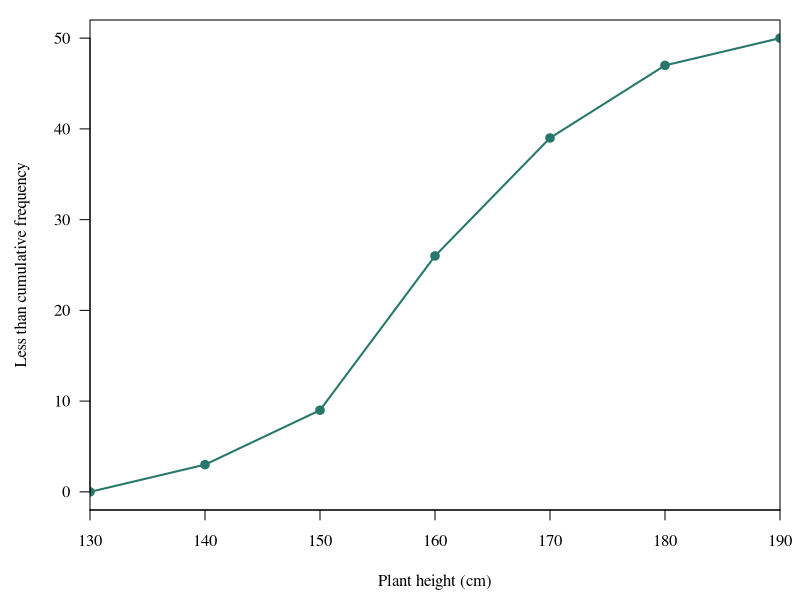
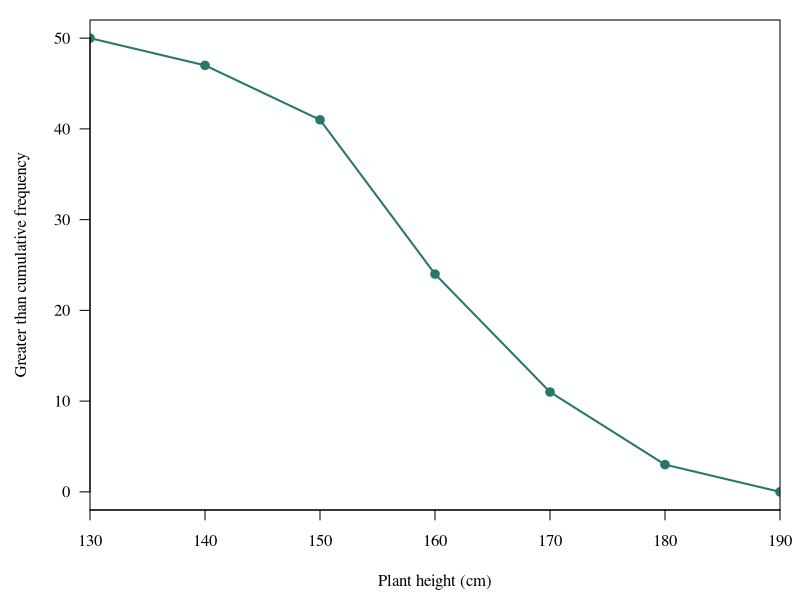
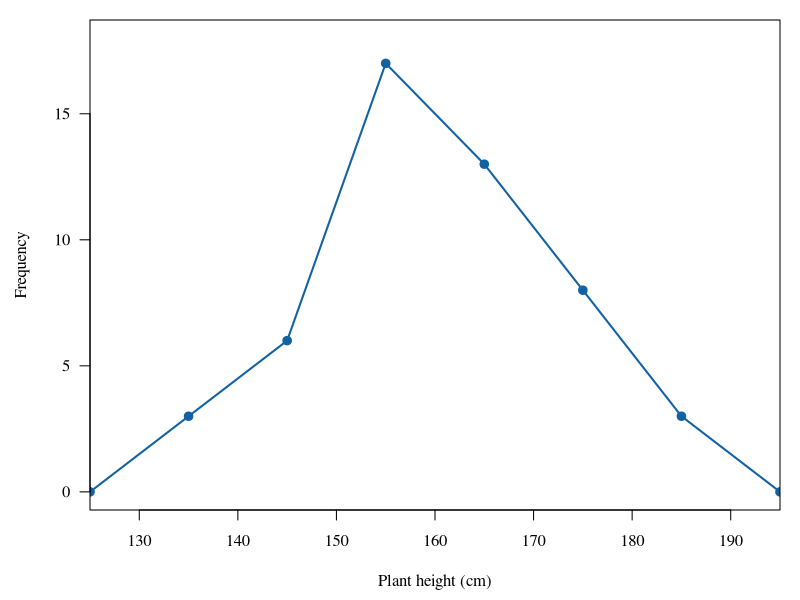
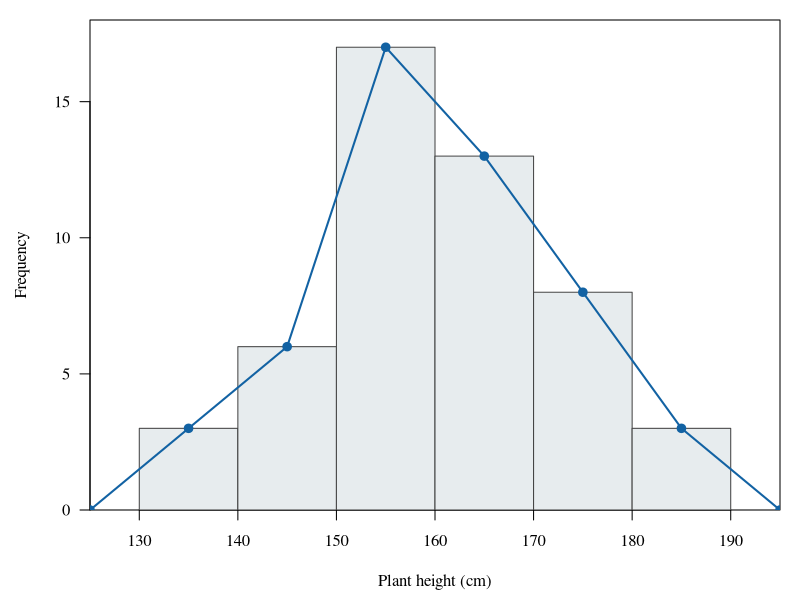
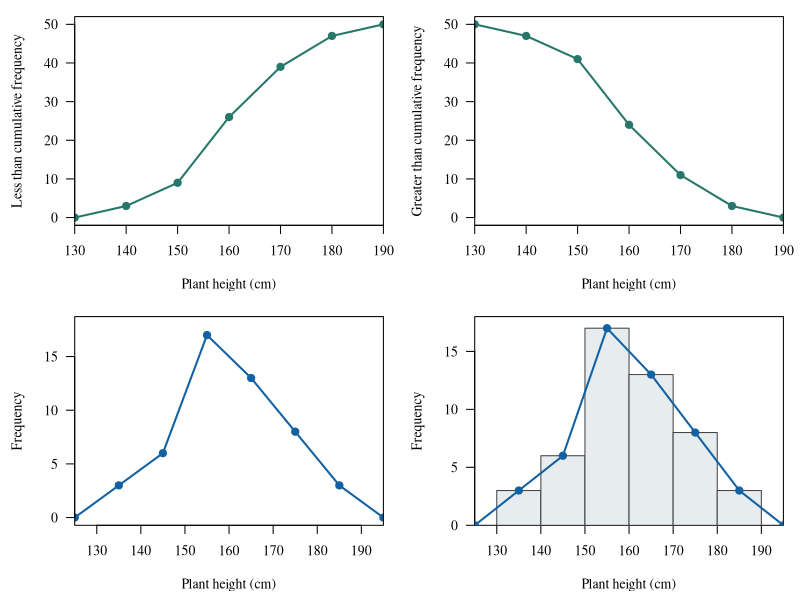

The R source for these figures, in order:
f<-c(3,6,17,13,8,3)
edges<-seq(130,190,10)
mid<-seq(135,185,10)
stopifnot(sum(f)==50)
draw<-function(kind) {
 par(mar=c(4.5,4.5,1,1),family='serif',las=1)
 if(kind=='lesser')plot(edges,c(0,cumsum(f)),type='o',pch=19,col='#28776b',lwd=2,
   xlab='Plant height (cm)',ylab='Less than cumulative frequency',ylim=c(0,50),xaxs='i')
 if(kind=='greater')plot(edges,c(50,50-cumsum(f)),type='o',pch=19,col='#28776b',lwd=2,
   xlab='Plant height (cm)',ylab='Greater than cumulative frequency',ylim=c(0,50),xaxs='i')
 if(kind=='polygon')plot(c(125,mid,195),c(0,f,0),type='o',pch=19,col='#1262a3',lwd=2,
   xlab='Plant height (cm)',ylab='Frequency',ylim=c(0,18),xaxs='i')
 if(kind=='histopolygon') {
  plot(NA,xlim=c(125,195),ylim=c(0,18),xlab='Plant height (cm)',ylab='Frequency',xaxs='i',yaxs='i')
  rect(edges[-7],0,edges[-1],f,col='#e7ecee',border='#444444')
  lines(c(125,mid,195),c(0,f,0),type='o',pch=19,col='#1262a3',lwd=2)
 }
}
names<-c(lesser='lesser-ogive-corrected',greater='greater-ogive-corrected',
 polygon='frequency-polygon-corrected',histopolygon='histopolygon-corrected')
for(kind in names(names)){
 svg(paste0('images/',names[kind],'.svg'),width=6.5,height=4.5,bg='white');draw(kind);dev.off()
}
png('review_tools/reviewer-figure-preview.png',width=1400,height=1000,res=160,bg='white')
par(mfrow=c(2,2));for(kind in names(names))draw(kind);dev.off()
cat('Four source-data plots redrawn with the correct cumulative endpoints and polygon closure.\n')
